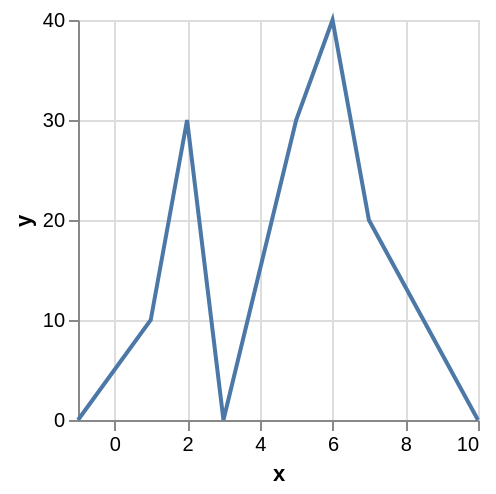

The Vega-Lite source for this figure:
### Vega specification from a JSON file in a GitHub repository (floating-point values rounded to 4 significant figures)
{"$schema": "https://vega.github.io/schema/vega/v5.json", "background": "white", "padding": 5, "width": 200, "height": 200, "style": "cell", "data": [{"name": "source_0", "values": [{"x": -1, "y": null}, {"x": 1, "y": 10}, {"x": 2, "y": 30}, {"x": 3, "y": null}, {"x": 4, "y": 15}, {"x": 5, "y": 30}, {"x": 6, "y": 40}, {"x": 7, "y": 20}, {"x": 10, "y": null}]}, {"name": "data_0", "source": "source_0", "transform": [{"type": "formula", "expr": "toNumber(datum[\"x\"])", "as": "x"}]}], "marks": [{"name": "marks", "type": "line", "style": ["line"], "sort": {"field": "datum[\"x\"]"}, "from": {"data": "data_0"}, "encode": {"update": {"stroke": {"value": "#4c78a8"}, "description": {"signal": "\"x: \" + (format(datum[\"x\"], \"\")) + \"; y: \" + (format(datum[\"y\"], \"\"))"}, "x": [{"test": "!isValid(datum[\"x\"]) || !isFinite(+datum[\"x\"])", "value": 0}, {"scale": "x", "field": "x"}], "y": [{"test": "!isValid(datum[\"y\"]) || !isFinite(+datum[\"y\"])", "field": {"group": "height"}}, {"scale": "y", "field": "y"}]}}}], "scales": [{"name": "x", "type": "linear", "domain": {"data": "data_0", "field": "x"}, "range": [0, {"signal": "width"}], "nice": true, "zero": false}, {"name": "y", "type": "linear", "domain": {"data": "data_0", "field": "y"}, "range": [{"signal": "height"}, 0], "nice": true, "zero": true}], "axes": [{"scale": "x", "orient": "bottom", "gridScale": "y", "grid": true, "tickCount": {"signal": "ceil(width/40)"}, "domain": false, "labels": false, "aria": false, "maxExtent": 0, "minExtent": 0, "ticks": false, "zindex": 0}, {"scale": "y", "orient": "left", "gridScale": "x", "grid": true, "tickCount": {"signal": "ceil(height/40)"}, "domain": false, "labels": false, "aria": false, "maxExtent": 0, "minExtent": 0, "ticks": false, "zindex": 0}, {"scale": "x", "orient": "bottom", "grid": false, "title": "x", "labelFlush": true, "labelOverlap": true, "tickCount": {"signal": "ceil(width/40)"}, "zindex": 0}, {"scale": "y", "orient": "left", "grid": false, "title": "y", "labelOverlap": true, "tickCount": {"signal": "ceil(height/40)"}, "zindex": 0}]}
